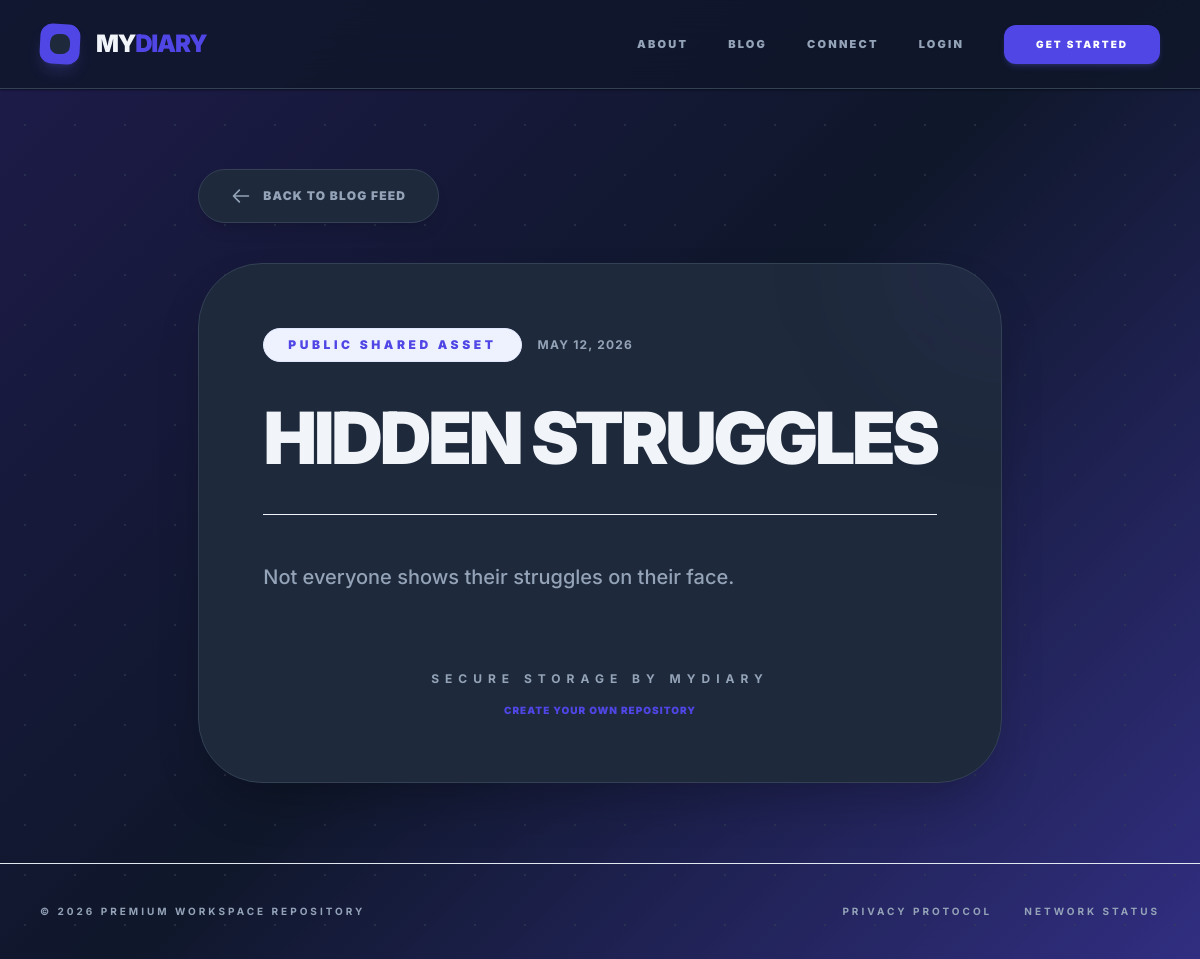
/shared/view/19/, run on the app's committed database.
### userapp/models.py (models this page shows, shortened)
class Note(models.Model):
    user = models.ForeignKey(User, on_delete=models.CASCADE)
    title = models.CharField(max_length=200)
    description = models.TextField(blank=True, null=True)
    content = models.TextField(blank=True, null=True)
    file = models.FileField(upload_to='notes/', blank=True, null=True)
    category = models.ForeignKey(Category, on_delete=models.SET_NULL, null=True)
    is_archived = models.BooleanField(default=False)
    is_shared = models.BooleanField(default=False)
    is_pinned = models.BooleanField(default=False)
    is_favorite = models.BooleanField(default=False)
    is_deleted = models.BooleanField(default=False)
    is_approved = models.BooleanField(default=False)
    rejection_reason = models.TextField(blank=True, null=True)
    reminder_date = models.DateTimeField(null=True, blank=True)
    summary = models.TextField(blank=True, null=True)
    tags = models.CharField(max_length=255, blank=True, null=True)
    created_at = models.DateTimeField(auto_now_add=True)

### userapp/views.py (the view)
# urls.py: path('shared/view/<int:note_id>/', views.view_shared_note, name='view_shared_note'),
def view_shared_note(request, note_id):
    note = get_object_or_404(Note, id=note_id, is_shared=True, is_deleted=False)
    return render(request, 'userapp/shared_view.html', {'note': note})

### templates/userapp/shared_view.html (shortened to what this page needs)
{% extends 'base.html' %}
{% block content %}
<div class="max-w-4xl mx-auto px-4 md:px-6 py-10 md:py-20">
    <div class="mb-8 md:mb-10">
        <a href="{% url 'blog_list' %}" class="inline-flex items-center gap-3 px-6 md:px-8 py-3 md:py-4 rounded-full bg-white border border-slate-100 shadow-lg text-slate-600 hover:text-indigo-600 hover:border-indigo-100 transition-all group">
            <svg class="w-4 h-4 md:w-5 md:h-5 group-hover:-translate-x-2 transition-transform" fill="none" stroke="currentColor" viewBox="0 0 24 24"><path stroke-linecap="round" stroke-linejoin="round" stroke-width="2" d="M10 19l-7-7m0 0l7-7m-7 7h18"/></svg>
            <span class="text-[10px] md:text-xs font-black uppercase tracking-widest">Back to Blog Feed</span>
        </a>
    </div>
    <div class="bg-white border border-slate-100 rounded-3xl md:rounded-[4rem] p-6 md:p-16 shadow-2xl relative overflow-hidden">
        <div class="absolute top-0 right-0 w-48 md:w-64 h-48 md:h-64 bg-indigo-600/5 rounded-full -translate-y-1/2 translate-x-1/2 blur-3xl"></div>
        <div class="relative z-10">
            <div class="flex flex-col md:flex-row items-start md:items-center gap-4 mb-8 md:mb-10">
                <span class="px-4 md:px-6 py-1.5 md:py-2 bg-indigo-50 text-indigo-600 text-[10px] md:text-xs font-black uppercase tracking-[0.2em] md:tracking-[0.3em] rounded-full border border-indigo-100">Public Shared Asset</span>
                <span class="text-[10px] md:text-xs font-bold text-slate-400 uppercase tracking-widest">{{ note.created_at|date:"F d, Y" }}</span>
            </div>
            <h1 class="text-3xl md:text-7xl font-black tracking-tighter text-slate-900 mb-8 md:mb-10 leading-tight md:leading-none uppercase">{{ note.title }}</h1>
            <div class="h-px w-full bg-slate-100 mb-8 md:mb-12"></div>
            {% if note.content %}
                <div class="rich-content text-lg md:text-xl text-slate-600 font-medium leading-relaxed mb-10 md:mb-16">
                    {{ note.content|safe }}
                </div>
            {% endif %}
            <div class="mt-12 md:mt-20 text-center">
                <p class="text-[10px] md:text-xs font-bold text-slate-400 uppercase tracking-[0.3em] md:tracking-[0.5em] mb-4">Secure Storage by MyDiary</p>
                <div class="flex justify-center gap-6">
                    <a href="/" class="text-[10px] font-black text-indigo-600 uppercase tracking-widest hover:underline">Create Your Own Repository</a>
                </div>
            </div>
        </div>
    </div>
</div>
{% endblock %}

### templates/base.html (style rules this page uses)
:root { --bg-primary: #f8fafc; --bg-secondary: #ffffff; --text-primary: #1e293b; --text-secondary: #64748b; --border-color: #e2e8f0; --card-bg: #ffffff; --glass-bg: rgba(255, 255, 255, 0.7); --indigo-accent: #4f46e5; --gradient-1: #f0f4ff; --gradient-2: #ffffff; --gradient-3: #fff0f6; }
[data-theme='dark'] { --bg-primary: #0f172a; --bg-secondary: #1e293b; --text-primary: #f1f5f9; --text-secondary: #94a3b8; --border-color: #334155; --card-bg: #1e293b; --glass-bg: rgba(15, 23, 42, 0.8); --gradient-1: #1e1b4b; --gradient-2: #0f172a; --gradient-3: #312e81; }
body { font-family: 'Inter', sans-serif; background-color: var(--bg-primary); color: var(--text-primary); overflow-x: hidden; font-size: 16px; line-height: 1.6; transition: background-color 0.3s ease, color 0.3s ease; }
[data-theme='dark'] .bg-white, [data-theme='night'] .bg-white { background-color: var(--bg-secondary) !important; }
[data-theme='dark'] .text-slate-900, [data-theme='night'] .text-slate-900 { color: var(--text-primary) !important; }
[data-theme='dark'] .text-slate-600, [data-theme='night'] .text-slate-600 { color: var(--text-secondary) !important; }
[data-theme='dark'] .text-slate-400, [data-theme='night'] .text-slate-400 { color: var(--text-secondary) !important; }
[data-theme='dark'] .border-slate-100, [data-theme='night'] .border-slate-100 { border-color: var(--border-color) !important; }

### templates/userapp/shared_view.html (style rules this page uses)
.rich-content p { margin-bottom: 1.25rem; }

### data on the page
Note: created_at "MAY 12, 2026", title "HIDDEN STRUGGLES", content "Not everyone shows their struggles on their face."
